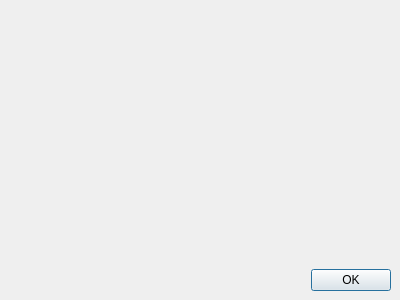
<?xml version="1.0" encoding="UTF-8"?>
<ui version="4.0">
 <class>ErrorDialog</class>
 <widget class="QDialog" name="ErrorDialog">
  <property name="windowModality">
   <enum>Qt::WindowModal</enum>
  </property>
  <property name="geometry">
   <rect>
    <x>0</x>
    <y>0</y>
    <width>400</width>
    <height>300</height>
   </rect>
  </property>
  <property name="minimumSize">
   <size>
    <width>400</width>
    <height>300</height>
   </size>
  </property>
  <property name="windowTitle">
   <string>Dialog</string>
  </property>
  <widget class="QWidget" name="">
   <property name="geometry">
    <rect>
     <x>10</x>
     <y>10</y>
     <width>381</width>
     <height>281</height>
    </rect>
   </property>
   <layout class="QVBoxLayout" name="verticalLayout">
    <item>
     <layout class="QHBoxLayout" name="horizontalLayout">
      <item>
       <spacer name="horizontalSpacer">
        <property name="orientation">
         <enum>Qt::Horizontal</enum>
        </property>
        <property name="sizeHint" stdset="0">
         <size>
          <width>40</width>
          <height>20</height>
         </size>
        </property>
       </spacer>
      </item>
      <item>
       <widget class="QLabel" name="labelIconExclamation">
        <property name="text">
         <string/>
        </property>
       </widget>
      </item>
      <item>
       <widget class="QLabel" name="labelBriefErrorText">
        <property name="text">
         <string/>
        </property>
       </widget>
      </item>
      <item>
       <spacer name="horizontalSpacer_2">
        <property name="orientation">
         <enum>Qt::Horizontal</enum>
        </property>
        <property name="sizeHint" stdset="0">
         <size>
          <width>40</width>
          <height>20</height>
         </size>
        </property>
       </spacer>
      </item>
     </layout>
    </item>
    <item>
     <layout class="QHBoxLayout" name="horizontalLayout_2">
      <item>
       <spacer name="horizontalSpacer_3">
        <property name="orientation">
         <enum>Qt::Horizontal</enum>
        </property>
        <property name="sizeHint" stdset="0">
         <size>
          <width>40</width>
          <height>20</height>
         </size>
        </property>
       </spacer>
      </item>
      <item>
       <widget class="QLabel" name="labelFullErrorText">
        <property name="text">
         <string/>
        </property>
       </widget>
      </item>
      <item>
       <spacer name="horizontalSpacer_4">
        <property name="orientation">
         <enum>Qt::Horizontal</enum>
        </property>
        <property name="sizeHint" stdset="0">
         <size>
          <width>40</width>
          <height>20</height>
         </size>
        </property>
       </spacer>
      </item>
     </layout>
    </item>
    <item>
     <layout class="QHBoxLayout" name="horizontalLayout_3">
      <item>
       <spacer name="horizontalSpacer_5">
        <property name="orientation">
         <enum>Qt::Horizontal</enum>
        </property>
        <property name="sizeHint" stdset="0">
         <size>
          <width>40</width>
          <height>20</height>
         </size>
        </property>
       </spacer>
      </item>
      <item>
       <widget class="QDialogButtonBox" name="buttonBoxOk">
        <property name="standardButtons">
         <set>QDialogButtonBox::Ok</set>
        </property>
       </widget>
      </item>
     </layout>
    </item>
   </layout>
  </widget>
 </widget>
 <resources/>
 <connections/>
</ui>
